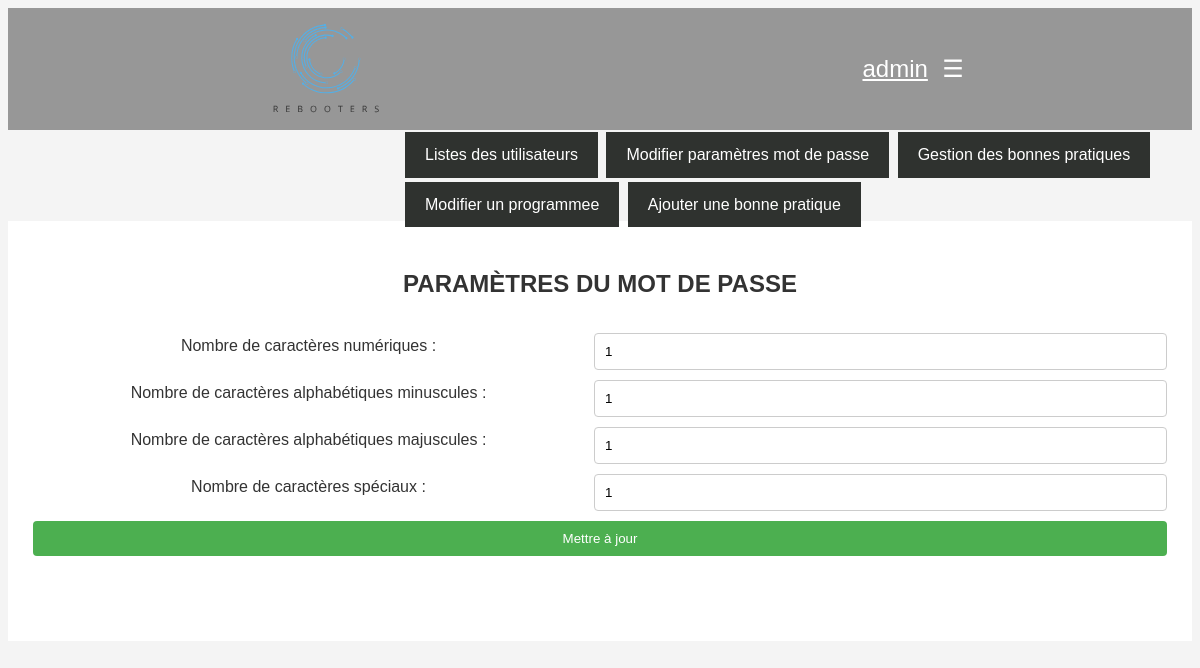
The page /Admin/admin_banned_users.php (signed in) on the database its author committed.
### tables this page shows
CREATE TABLE IF NOT EXISTS `passwordrequirements` (
  `id` int UNSIGNED NOT NULL AUTO_INCREMENT,
  `n` int NOT NULL,
  `p` int NOT NULL,
  `q` int NOT NULL,
  `r` int NOT NULL,
  `reg_date` timestamp NOT NULL DEFAULT CURRENT_TIMESTAMP ON UPDATE CURRENT_TIMESTAMP,
  PRIMARY KEY (`id`)
);

### Admin/admin_banned_users.php (the view, shortened to what this page needs)
<?php
$currentUsername = $_SESSION['username'];
?>
<!DOCTYPE html>
<html lang="fr">
<head>
  <link rel="stylesheet" href="user.css">
  <link rel="stylesheet" href="/Styles/admin.css">
  <link href="https://maxcdn.bootstrapcdn.com/font-awesome/4.7.0/css/font-awesome.min.css" rel="stylesheet">
</head>
<body>
<nav>
    <div class="logo">
        <img src="/Images/logo.svg" alt="REBOOTERS Logo" height="200">
    </div>
    <div>
        <div class="user-menu">
            <a href="./admin_home.php" class="menu-button"><?php echo htmlspecialchars($currentUsername); ?></a>
            <button class="user-button">☰</button>
        </div>
    </div>
</nav>
<div class="menu">
    <a href="admin_users_list.php">Listes des utilisateurs</a>
    <a href="admin_banned_users.php">Modifier paramètres mot de passe</a>
    <a href="admin_bp.php">Gestion des bonnes pratiques</a>
    <a href="admin_editprog.php">Modifier un programmee</a>
    <a href="admin_addbp.php">Ajouter une bonne pratique</a>
</div>
<?php
    include("../Database/base.php");
    $stmt = $bd->prepare("SELECT * FROM PasswordRequirements");
    $stmt->execute();
    $requirements = $stmt->fetch(PDO::FETCH_ASSOC);
    if ($requirements) {
        $n = $requirements['n'];
        $p = $requirements['p'];
        $q = $requirements['q'];
        $r = $requirements['r'];
    } else {
        $n = $p = $q = $r = 0;
    }
?>
<div class="container">
  <h2>Paramètres du mot de passe</h2>
  <form action="../Database/update_password_requirements.php" method="post">
    <label for="n">Nombre de caractères numériques :</label>
    <input type="number" id="n" name="n" min="0" value="<?php echo $n; ?>" required>
    <label for="p">Nombre de caractères alphabétiques minuscules :</label>
    <input type="number" id="p" name="p" min="0" value="<?php echo $p; ?>" required>
    <label for="q">Nombre de caractères alphabétiques majuscules :</label>
    <input type="number" id="q" name="q" min="0" value="<?php echo $q; ?>" required>
    <label for="r">Nombre de caractères spéciaux :</label>
    <input type="number" id="r" name="r" min="0" value="<?php echo $r; ?>" required>
    <input type="submit" value="Mettre à jour">
  </form>
</div>
</body>
</html>

### Styles/user.css (style rules this page uses)
body { font-family: Arial, sans-serif; background: #f4f4f4; color: #333; line-height: 1.6; }
nav { background-color: #979797; color: white; padding: 1rem 0; display: flex; justify-content: space-around; align-items: center; }
.logo { font-size: 1.5rem; font-weight: bold; display: flex; align-items: center; }
.menu-button, .user-button { background: none; border: none; cursor: pointer; color: white; font-size: 1.5rem; }
.user-menu { position: relative; display: inline-block; }
.logo { height: 90px; }
h2 { text-transform: uppercase; text-align: center; margin: 1em 0; }
.container { background: white; margin: 50px auto; padding: 20px; padding-bottom: 80px; margin-top: -8px; text-align: center; }
.menu { padding-left: 300px; margin-left: 95px; }

### Styles/admin.css (style rules this page uses)
body { font-family: Arial, sans-serif; background: #f4f4f4; color: #333; line-height: 1.6; }
nav { background-color: #979797; color: white; padding: 1rem 0; display: flex; justify-content: space-around; align-items: center; }
.logo { font-size: 1.5rem; font-weight: bold; display: flex; align-items: center; }
.menu-button, .user-button { background: none; border: none; cursor: pointer; color: white; font-size: 1.5rem; }
.user-menu { position: relative; display: inline-block; }
.logo { height: 90px; }
.menu a { display: inline-block; padding: 10px 20px; margin: 2px; background-color: #2f322f; color: white; text-decoration: none; font-size: 16px; }
.menu { margin-left: 95px; }
button { cursor: pointer; padding: 5px 10px; border: none; background-color: #007BFF; color: white; }

### Admin/admin_banned_users.php (style rules this page uses)
.container form { display: flex; flex-wrap: wrap; justify-content: space-around; }
.container form label, .container form input { flex: 1 0 40%; margin: 5px; }
.container form input[type="number"] { padding: 10px; border: 1px solid #ccc; border-radius: 4px; }
.container form input[type="submit"] { padding: 10px 20px; background-color: #4CAF50; color: white; border: none; border-radius: 4px; cursor: pointer; }

### rows shown on the page
passwordrequirements: n "1", p "1", q "1", r "1"

### other values the page prints
$currentUsername "admin"
